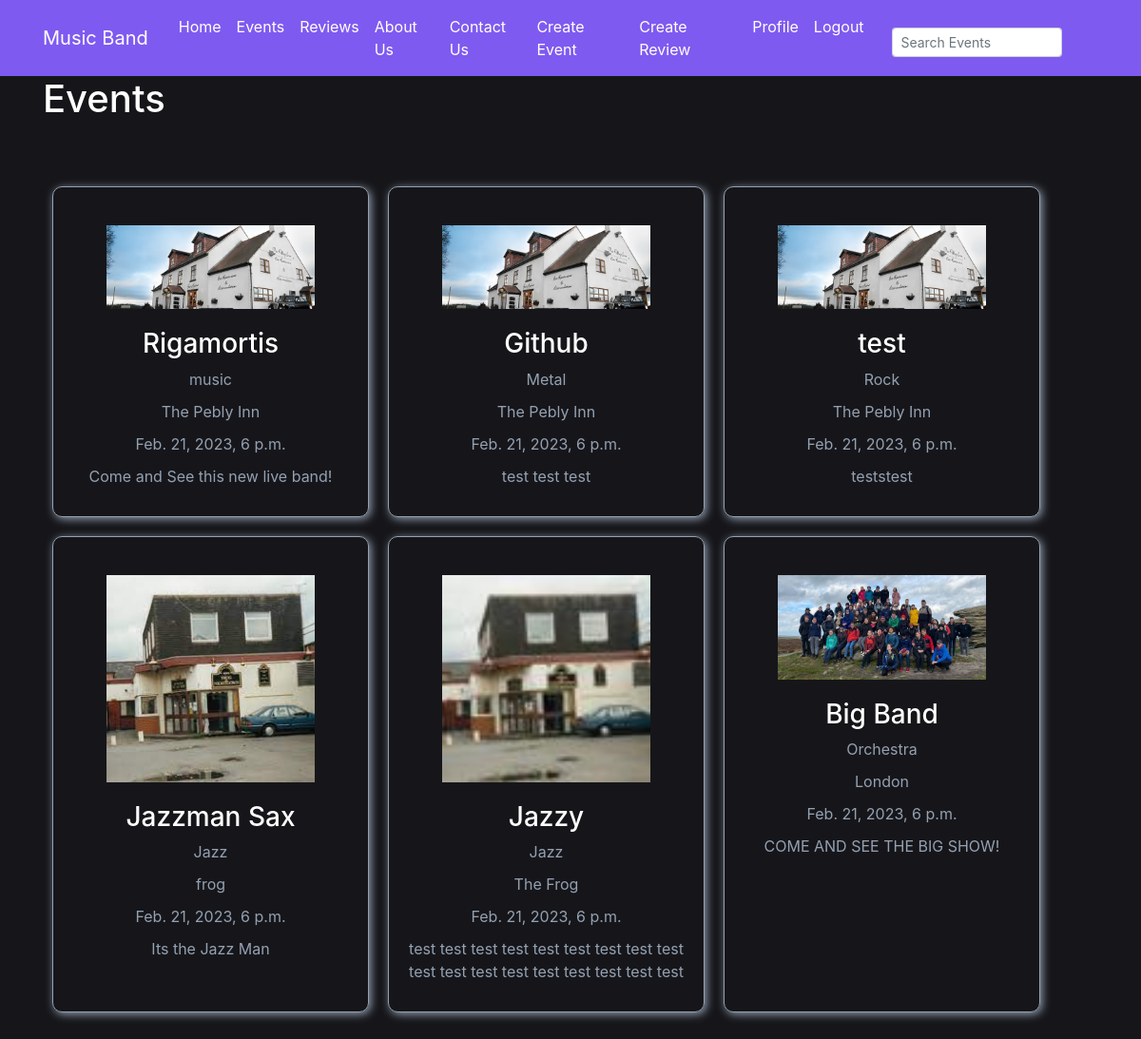
/events/ (signed in), run on the app's committed database.
### events/models.py (models this page shows, shortened)
class Event(models.Model):
    name = models.CharField(max_length=100)
    event_type = models.CharField(max_length=50)
    location = models.CharField(max_length=100)
    date = models.DateTimeField()
    description = models.TextField()
    photo = models.ImageField(upload_to='')

### events/views.py (the view)
# urls.py: path('events/', EventsListView.as_view(), name='events-events'), # 'events/' maps to the events page
class EventsListView(ListView): # This view is used to display all the events in the database
    model = Event # Tells the view which model to query
    template_name = 'events/events.html' # <app>/<model>_<viewtype>.html
    context_object_name = 'events' # name of the object list that will be used in the template

### events/templates/events/events.html
{% extends "events/base.html" %}
{% block content %}
    <h1>Events</h1>
    <div class="event-container">
        {% for event in events %}
            <div class="event-card">
                <img class="event-card-photo" src="{{ event.photo.url }}">
                <a class="event-card-title" href="{% url 'event-detail' event.id %}"><h3>{{ event.name }}</h3></a>
                <p class="event-card-type">{{ event.event_type }}</p>
                <p class="event-card-location">{{ event.location }}</p>
                <p class="event-card-date">{{ event.date }}</p>
                <p class="event-card-description">{{ event.description }}</p>
            </div>
        {% endfor %}
    </div>
{% endblock content %}

### events/static/events/main.css (style rules this page uses)
body { background: #16161a; color: #333333; margin-top: 5rem; }
h1, h2, h3, h4, h5, h6 { color: #fffffe; }
p { color: #fffffe; }
.event-container { padding-top: 50px; display: flex; flex-wrap: wrap; justify-content: left; align-items: left; }
.event-card { width: 30%; margin: 10px; text-align: center; border: 1px solid #94a1b2; border-radius: 10px; padding: 20px; box-shadow: 2px 2px 10px #94a1b2; }
.event-card-title { font-size: 20px; margin-bottom: 10px; color: #7f5af0; }
.event-card-type { font-size: 16px; color: #94a1b2; margin-bottom: 10px; }
.event-card-location { font-size: 16px; margin-bottom: 10px; color: #94a1b2; }
.event-card-date { font-size: 16px; margin-bottom: 10px; color: #94a1b2; }
.event-card-description { font-size: 16px; margin-bottom: 10px; color: #94a1b2; }
.event-card-photo { width: 75%; height: auto; margin-top: 20px; margin-bottom: 20px; }

### data on the page
Event: photo (picture), name "Rigamortis", event_type "music", location "The Pebly Inn", date "Feb. 21, 2023, 6 p.m.", description "Come and See this new live band!"
Event: photo (picture), name "Github", event_type "Metal", location "The Pebly Inn", date "Feb. 21, 2023, 6 p.m.", description "test test test"
Event: photo (picture), name "test", event_type "Rock", location "The Pebly Inn", date "Feb. 21, 2023, 6 p.m.", description "teststest"
Event: photo (picture), name "Jazzman Sax", event_type "Jazz", location "frog", date "Feb. 21, 2023, 6 p.m.", description "Its the Jazz Man"
Event: photo (picture), name "Jazzy", event_type "Jazz", location "The Frog", date "Feb. 21, 2023, 6 p.m.", description "test test test test test test test test test test test test test test test test test test"
Event: photo (picture), name "Big Band", event_type "Orchestra", location "London", date "Feb. 21, 2023, 6 p.m.", description "COME AND SEE THE BIG SHOW!"
